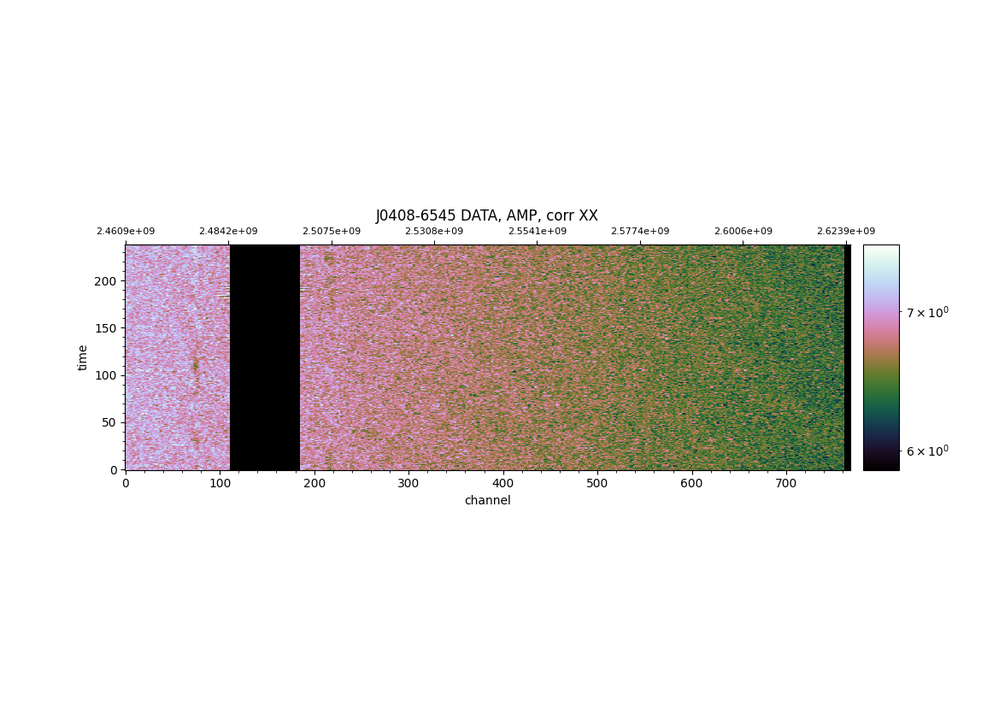
#> input picture Example_Images/DYNAMIC_SPECTRUM_WF_EXAMPLE.png, 999 x 707 px, shrunk from 1169 x 827 before the run; its folder holds only this picture in this run
$ python -i RFI_MITILIB.py   (imports and definitions only)
#> lines starting #> are read from the running program, lines starting #| are printed output that depends on the picture
# HRK 2023
#
# Hans-Rainer Kloeckner
# hrk@mpifr-bonn.mpg.de
#
# this is a first attemp to a RFI library to
# handle bad data in a waterfall spectrum
#
# Hope you enjoy it
#
# --------------------------------------------------------------------


import numpy as np
import numpy.ma as ma
from copy import deepcopy
from scipy.signal import convolve2d


# [274 lines left out: functions data_stats, boundary_mask_data, complete_fg_spectrum, complete_fg_mask, smooth_kernels, apply_multiple_magnitude_convolutions and 2 more, not called in this run]


def convolve_1d_data(data,smooth_type='hanning',smooth_kernel=3):
    """
    """
    from scipy.signal import wiener,gaussian,medfilt,convolve
    from scipy.signal.windows import hamming #, hanninng #hanning,convolve,hamming,gaussian,medfilt


    if smooth_type == 'hamming':
        sm_kernel = hamming(smooth_kernel)
        sm_data   = convolve(data,sm_kernel,mode='same') / sum(sm_kernel)

    elif smooth_type == 'gaussian':
        sm_kernel = gaussian(smooth_kernel,smooth_kernel)
        sm_data   = convolve(data,sm_kernel,mode='same') / sum(sm_kernel)

    elif smooth_type == 'median':
         sm_data = medfilt(data,smooth_kernel)

    elif smooth_type == 'wiener':
         sm_data = wiener(data,smooth_kernel)

    else:
        sm_data = deepcopy(data)

    return sm_data


# [353 lines left out: functions mask_convolve, scipy_masking, kdemean, combine_masks, difference_mask, recover_coordinante_mask and 7 more, not called in this run]

>>> import cv2
>>> picture = cv2.imread('Example_Images/DYNAMIC_SPECTRUM_WF_EXAMPLE.png', cv2.IMREAD_GRAYSCALE)
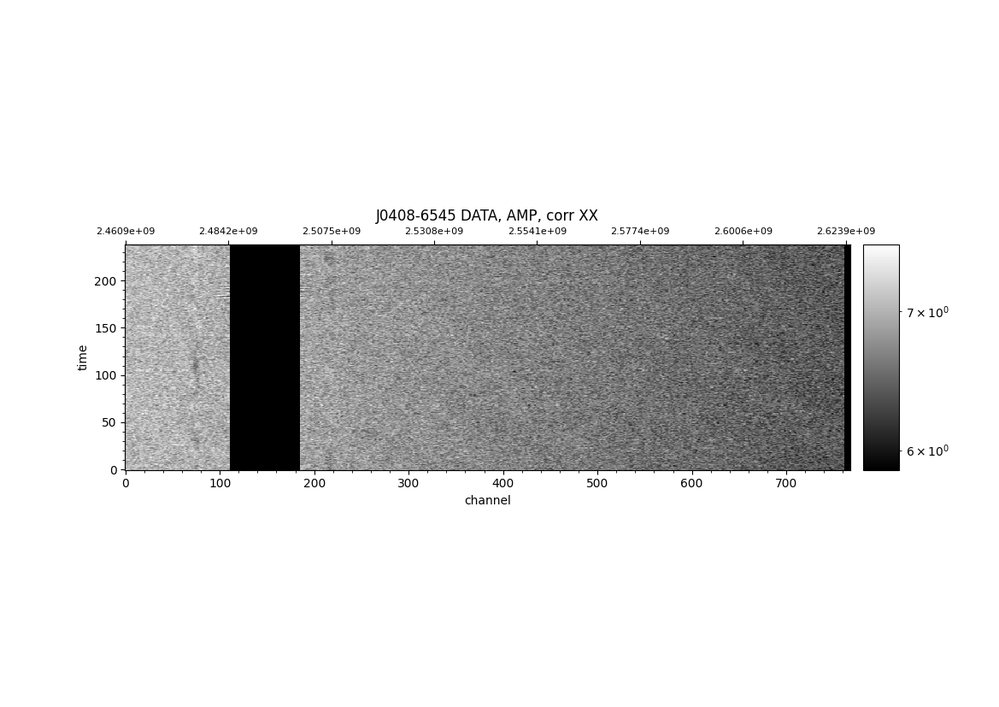
#> picture: shape (707, 999); min 0, max 255, mean 220.2
>>> result = convolve_1d_data(picture)
